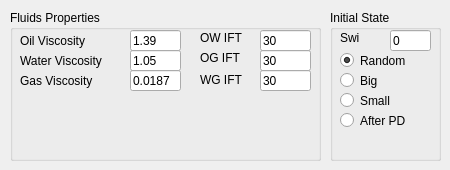
        <widget class="QWidget" name="tab_2">
         <attribute name="title">
          <string>Fluids</string>
         </attribute>
         <widget class="QGroupBox" name="groupBox_7">
          <property name="geometry">
           <rect>
            <x>10</x>
            <y>10</y>
            <width>311</width>
            <height>151</height>
           </rect>
          </property>
          <property name="title">
           <string>Fluids Properties</string>
          </property>
          <property name="flat">
           <bool>true</bool>
          </property>
          <widget class="QLabel" name="label_20">
           <property name="geometry">
            <rect>
             <x>10</x>
             <y>20</y>
             <width>111</width>
             <height>21</height>
            </rect>
           </property>
           <property name="text">
            <string>Oil Viscosity</string>
           </property>
          </widget>
          <widget class="QLineEdit" name="twoPhaseOilVisLineEdit">
           <property name="geometry">
            <rect>
             <x>120</x>
             <y>20</y>
             <width>51</width>
             <height>21</height>
            </rect>
           </property>
           <property name="toolTip">
            <string>cP</string>
           </property>
           <property name="text">
            <string>1.39</string>
           </property>
          </widget>
          <widget class="QLineEdit" name="twoPhaseWaterVisLineEdit">
           <property name="geometry">
            <rect>
             <x>120</x>
             <y>40</y>
             <width>51</width>
             <height>21</height>
            </rect>
           </property>
           <property name="toolTip">
            <string>cP</string>
           </property>
           <property name="text">
            <string>1.05</string>
           </property>
          </widget>
          <widget class="QLabel" name="label_21">
           <property name="geometry">
            <rect>
             <x>10</x>
             <y>40</y>
             <width>111</width>
             <height>21</height>
            </rect>
           </property>
           <property name="text">
            <string>Water Viscosity</string>
           </property>
          </widget>
          <widget class="QLineEdit" name="twoPhaseGasVisLineEdit">
           <property name="geometry">
            <rect>
             <x>120</x>
             <y>60</y>
             <width>51</width>
             <height>21</height>
            </rect>
           </property>
           <property name="toolTip">
            <string>cP</string>
           </property>
           <property name="text">
            <string>0.0187</string>
           </property>
          </widget>
          <widget class="QLabel" name="label_22">
           <property name="geometry">
            <rect>
             <x>10</x>
             <y>60</y>
             <width>111</width>
             <height>21</height>
            </rect>
           </property>
           <property name="text">
            <string>Gas Viscosity</string>
           </property>
          </widget>
          <widget class="QLabel" name="label_23">
           <property name="geometry">
            <rect>
             <x>190</x>
             <y>20</y>
             <width>61</width>
             <height>16</height>
            </rect>
           </property>
           <property name="text">
            <string>OW IFT</string>
           </property>
          </widget>
          <widget class="QLineEdit" name="twoPhaseOWIFTLineEdit">
           <property name="geometry">
            <rect>
             <x>250</x>
             <y>20</y>
             <width>51</width>
             <height>21</height>
            </rect>
           </property>
           <property name="toolTip">
            <string>dyn/cm</string>
           </property>
           <property name="text">
            <string>30</string>
           </property>
          </widget>
          <widget class="QLabel" name="label_24">
           <property name="geometry">
            <rect>
             <x>190</x>
             <y>40</y>
             <width>61</width>
             <height>16</height>
            </rect>
           </property>
           <property name="text">
            <string>OG IFT</string>
           </property>
          </widget>
          <widget class="QLineEdit" name="twoPhaseOGIFTLineEdit">
           <property name="geometry">
            <rect>
             <x>250</x>
             <y>40</y>
             <width>51</width>
             <height>21</height>
            </rect>
           </property>
           <property name="toolTip">
            <string>dyn/cm</string>
           </property>
           <property name="text">
            <string>30</string>
           </property>
          </widget>
          <widget class="QLineEdit" name="twoPhaseWGIFTLineEdit">
           <property name="geometry">
            <rect>
             <x>250</x>
             <y>60</y>
             <width>51</width>
             <height>21</height>
            </rect>
           </property>
           <property name="toolTip">
            <string>dyn/cm</string>
           </property>
           <property name="text">
            <string>30</string>
           </property>
          </widget>
          <widget class="QLabel" name="label_70">
           <property name="geometry">
            <rect>
             <x>190</x>
             <y>60</y>
             <width>61</width>
             <height>20</height>
            </rect>
           </property>
           <property name="text">
            <string>WG IFT</string>
           </property>
          </widget>
         </widget>
         <widget class="QGroupBox" name="groupBox_9">
          <property name="geometry">
           <rect>
            <x>330</x>
            <y>10</y>
            <width>111</width>
            <height>151</height>
           </rect>
          </property>
          <property name="title">
           <string>Initial State</string>
          </property>
          <property name="flat">
           <bool>true</bool>
          </property>
          <widget class="QLabel" name="label_26">
           <property name="geometry">
            <rect>
             <x>10</x>
             <y>20</y>
             <width>51</width>
             <height>16</height>
            </rect>
           </property>
           <property name="text">
            <string>Swi</string>
           </property>
          </widget>
          <widget class="QRadioButton" name="twoPhaseSwRandomRadioButton">
           <property name="geometry">
            <rect>
             <x>10</x>
             <y>40</y>
             <width>81</width>
             <height>21</height>
            </rect>
           </property>
           <property name="text">
            <string>Random</string>
           </property>
           <property name="checked">
            <bool>true</bool>
           </property>
          </widget>
          <widget class="QRadioButton" name="twoPhaseSwBigRadioButton">
           <property name="geometry">
            <rect>
             <x>10</x>
             <y>60</y>
             <width>81</width>
             <height>21</height>
            </rect>
           </property>
           <property name="text">
            <string>Big</string>
           </property>
          </widget>
          <widget class="QRadioButton" name="twoPhaseSwSmallRadioButton">
           <property name="geometry">
            <rect>
             <x>10</x>
             <y>80</y>
             <width>81</width>
             <height>21</height>
            </rect>
           </property>
           <property name="text">
            <string>Small</string>
           </property>
          </widget>
          <widget class="QRadioButton" name="twoPhaseSwAPDRadioButton">
           <property name="geometry">
            <rect>
             <x>10</x>
             <y>100</y>
             <width>81</width>
             <height>21</height>
            </rect>
           </property>
           <property name="text">
            <string>After PD</string>
           </property>
          </widget>
          <widget class="QLineEdit" name="twoPhaseInitialSwSpinBox">
           <property name="geometry">
            <rect>
             <x>60</x>
             <y>20</y>
             <width>41</width>
             <height>21</height>
            </rect>
           </property>
           <property name="toolTip">
            <string>fraction</string>
           </property>
           <property name="text">
            <string>0</string>
           </property>
          </widget>
         </widget>
        </widget>
